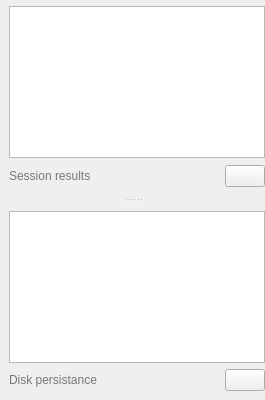
             <widget class="QSplitter" name="splitter">
              <property name="orientation">
               <enum>Qt::Orientation::Vertical</enum>
              </property>
              <widget class="QFrame" name="frame_61">
               <property name="frameShape">
                <enum>QFrame::Shape::NoFrame</enum>
               </property>
               <property name="frameShadow">
                <enum>QFrame::Shadow::Raised</enum>
               </property>
               <layout class="QVBoxLayout" name="verticalLayout_10">
                <property name="topMargin">
                 <number>6</number>
                </property>
                <property name="rightMargin">
                 <number>0</number>
                </property>
                <item>
                 <widget class="QTreeView" name="results_treeView">
                  <property name="animated">
                   <bool>true</bool>
                  </property>
                 </widget>
                </item>
                <item>
                 <widget class="QFrame" name="frame_62">
                  <property name="frameShape">
                   <enum>QFrame::Shape::NoFrame</enum>
                  </property>
                  <property name="frameShadow">
                   <enum>QFrame::Shadow::Raised</enum>
                  </property>
                  <layout class="QHBoxLayout" name="horizontalLayout_34">
                   <property name="leftMargin">
                    <number>0</number>
                   </property>
                   <property name="topMargin">
                    <number>0</number>
                   </property>
                   <property name="rightMargin">
                    <number>0</number>
                   </property>
                   <property name="bottomMargin">
                    <number>1</number>
                   </property>
                   <item>
                    <widget class="QLabel" name="label_16">
                     <property name="minimumSize">
                      <size>
                       <width>0</width>
                       <height>24</height>
                      </size>
                     </property>
                     <property name="palette">
                      <palette>
                       <active>
                        <colorrole role="WindowText">
                         <brush brushstyle="SolidPattern">
                          <color alpha="255">
                           <red>119</red>
                           <green>118</green>
                           <blue>123</blue>
                          </color>
                         </brush>
                        </colorrole>
                       </active>
                       <inactive>
                        <colorrole role="WindowText">
                         <brush brushstyle="SolidPattern">
                          <color alpha="255">
                           <red>119</red>
                           <green>118</green>
                           <blue>123</blue>
                          </color>
                         </brush>
                        </colorrole>
                       </inactive>
                       <disabled>
                        <colorrole role="WindowText">
                         <brush brushstyle="SolidPattern">
                          <color alpha="255">
                           <red>190</red>
                           <green>190</green>
                           <blue>190</blue>
                          </color>
                         </brush>
                        </colorrole>
                       </disabled>
                      </palette>
                     </property>
                     <property name="text">
                      <string>Session results</string>
                     </property>
                    </widget>
                   </item>
                   <item>
                    <spacer name="horizontalSpacer_22">
                     <property name="orientation">
                      <enum>Qt::Orientation::Horizontal</enum>
                     </property>
                     <property name="sizeHint" stdset="0">
                      <size>
                       <width>40</width>
                       <height>20</height>
                      </size>
                     </property>
                    </spacer>
                   </item>
                   <item>
                    <widget class="QPushButton" name="deleteDriverButton">
                     <property name="toolTip">
                      <string>Delete selected driver</string>
                     </property>
                     <property name="text">
                      <string/>
                     </property>
                     <property name="icon">
                      <iconset resource="icons.qrc">
                       <normaloff>:/Icons/icons/minus.svg</normaloff>:/Icons/icons/minus.svg</iconset>
                     </property>
                    </widget>
                   </item>
                  </layout>
                 </widget>
                </item>
               </layout>
              </widget>
              <widget class="QFrame" name="frame_14">
               <property name="frameShape">
                <enum>QFrame::Shape::NoFrame</enum>
               </property>
               <property name="frameShadow">
                <enum>QFrame::Shadow::Raised</enum>
               </property>
               <layout class="QVBoxLayout" name="verticalLayout_6">
                <property name="rightMargin">
                 <number>0</number>
                </property>
                <item>
                 <widget class="QTreeView" name="diskSessionsTreeView">
                  <property name="animated">
                   <bool>true</bool>
                  </property>
                 </widget>
                </item>
                <item>
                 <widget class="QFrame" name="frame_60">
                  <property name="frameShape">
                   <enum>QFrame::Shape::NoFrame</enum>
                  </property>
                  <property name="frameShadow">
                   <enum>QFrame::Shadow::Raised</enum>
                  </property>
                  <layout class="QHBoxLayout" name="horizontalLayout_33">
                   <property name="leftMargin">
                    <number>0</number>
                   </property>
                   <property name="topMargin">
                    <number>0</number>
                   </property>
                   <property name="rightMargin">
                    <number>0</number>
                   </property>
                   <property name="bottomMargin">
                    <number>0</number>
                   </property>
                   <item>
                    <widget class="QLabel" name="label_37">
                     <property name="palette">
                      <palette>
                       <active>
                        <colorrole role="WindowText">
                         <brush brushstyle="SolidPattern">
                          <color alpha="255">
                           <red>119</red>
                           <green>118</green>
                           <blue>123</blue>
                          </color>
                         </brush>
                        </colorrole>
                       </active>
                       <inactive>
                        <colorrole role="WindowText">
                         <brush brushstyle="SolidPattern">
                          <color alpha="255">
                           <red>119</red>
                           <green>118</green>
                           <blue>123</blue>
                          </color>
                         </brush>
                        </colorrole>
                       </inactive>
                       <disabled>
                        <colorrole role="WindowText">
                         <brush brushstyle="SolidPattern">
                          <color alpha="255">
                           <red>190</red>
                           <green>190</green>
                           <blue>190</blue>
                          </color>
                         </brush>
                        </colorrole>
                       </disabled>
                      </palette>
                     </property>
                     <property name="text">
                      <string>Disk persistance</string>
                     </property>
                    </widget>
                   </item>
                   <item>
                    <spacer name="horizontalSpacer_21">
                     <property name="orientation">
                      <enum>Qt::Orientation::Horizontal</enum>
                     </property>
                     <property name="sizeHint" stdset="0">
                      <size>
                       <width>40</width>
                       <height>20</height>
                      </size>
                     </property>
                    </spacer>
                   </item>
                   <item>
                    <widget class="QPushButton" name="loadResultFromDiskButton">
                     <property name="toolTip">
                      <string>Load result from the gridcal file</string>
                     </property>
                     <property name="text">
                      <string/>
                     </property>
                     <property name="icon">
                      <iconset resource="icons.qrc">
                       <normaloff>:/Icons/icons/loadc.svg</normaloff>:/Icons/icons/loadc.svg</iconset>
                     </property>
                    </widget>
                   </item>
                  </layout>
                 </widget>
                </item>
               </layout>
              </widget>
             </widget>
